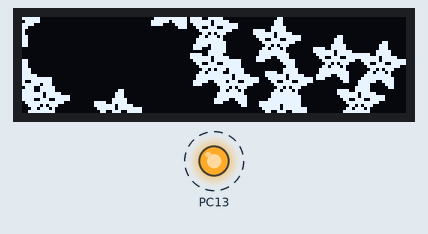
The program below on a simulated STM32 Blue Pill. Parts: 128×32 one-colour display, output pins drawn as LEDs (lit = HIGH). Dashed ring = blinking. The display library's start-up logo is not drawn; random numbers use the default seed unless the program sets one; what the program prints to the serial monitor is not drawn.

Above: at 2.53 s.
At 10.54 s:
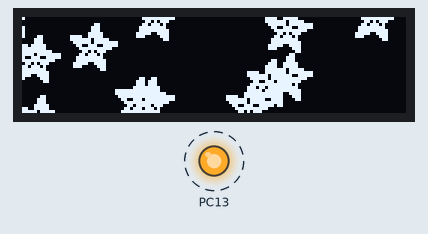
At 18.86 s:
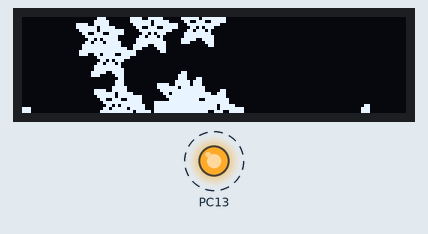
At 36.12 s:
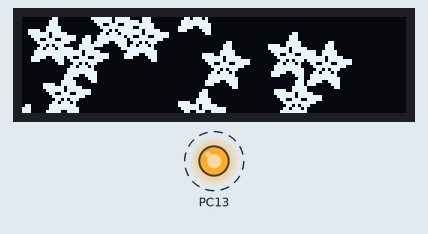
Timing chart, 0 to 40.0 s (numbered marks = the images above):
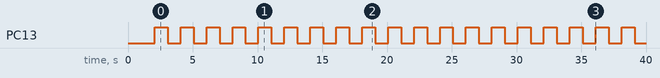

Measured:
- by itself, PC13: alternates HIGH for 1.0 s and LOW for 1.0 s

The program:

main.cpp
```cpp
#include <Arduino.h>
#include <SPI.h>
#include <Wire.h>
#include <Adafruit_GFX.h>
#include <Adafruit_SSD1306.h>

#define OLED_I2C_ADDR 0x3C
#define OLED_WIDTH 128
#define OLED_HEIGHT 32

Adafruit_SSD1306 display(OLED_WIDTH, OLED_HEIGHT, &Wire);

#define NUMFLAKES     15 // Number of snowflakes in the animation example

#define LOGO_HEIGHT   16
#define LOGO_WIDTH    16
static const unsigned char PROGMEM logo_bmp[] =
{ B00000000, B11000000,
  B00000001, B11000000,
  B00000001, B11000000,
  B00000011, B11100000,
  B11110011, B11100000,
  B11111110, B11111000,
  B01111110, B11111111,
  B00110011, B10011111,
  B00011111, B11111100,
  B00001101, B01110000,
  B00011011, B10100000,
  B00111111, B11100000,
  B00111111, B11110000,
  B01111100, B11110000,
  B01110000, B01110000,
  B00000000, B00110000 };

#define XPOS   0 // Indexes into the 'icons' array in function below
#define YPOS   1
#define DELTAY 2

uint32_t prevLED = 0;
bool prevLEDStatus = false;

void testanimate(const uint8_t *bitmap, uint8_t w, uint8_t h)
{
  int8_t f;
  float icons[NUMFLAKES][3];

  // Initialize 'snowflake' positions
  for(f=0; f< NUMFLAKES; f++)
  {
    icons[f][XPOS]   = random(1 - LOGO_WIDTH, display.width());
    icons[f][YPOS]   = -LOGO_HEIGHT;
    icons[f][DELTAY] = random(1, 6);
    Serial.print(F("x: "));
    Serial.print(icons[f][XPOS], DEC);
    Serial.print(F(" y: "));
    Serial.print(icons[f][YPOS], DEC);
    Serial.print(F(" dy: "));
    Serial.println(icons[f][DELTAY], DEC);
  }

  // Loop forever
  for(;;)
  {
    uint32_t m = millis();
    if ((m - prevLED) > 1000)
    {
      prevLED = m;
      prevLEDStatus = !prevLEDStatus;
      digitalWrite(PC13, prevLEDStatus);
    }

    // Clear the display buffer
    display.clearDisplay();

    // Draw each snowflake:
    for(f=0; f< NUMFLAKES; f++)
    {
      display.drawBitmap(icons[f][XPOS], icons[f][YPOS], bitmap, w, h, WHITE);
    }

    display.display();

    // Then update coordinates of each flake...
    for(f=0; f< NUMFLAKES; f++)
    {
      icons[f][YPOS] += icons[f][DELTAY];
      // If snowflake is off the bottom of the screen...
      if (icons[f][YPOS] >= display.height()) {
        // Reinitialize to a random position, just off the top
        icons[f][XPOS]   = random(1 - LOGO_WIDTH, display.width());
        icons[f][YPOS]   = -LOGO_HEIGHT;
        icons[f][DELTAY] = random(100, 600)/50;
      }
    }
  }
}

void setup()
{
  pinMode(PC13, OUTPUT);
  Serial.begin(9600);

  // SSD1306_SWITCHCAPVCC = generate display voltage from 3.3V internally
  if(!display.begin(SSD1306_SWITCHCAPVCC, 0x3C))
  { // Address 0x3D for 128x64
    Serial.println(F("SSD1306 allocation failed"));
    for(;;); // Don't proceed, loop forever
  }

  // Show initial display buffer contents on the screen --
  // the library initializes this with an Adafruit splash screen.
  display.display();
  delay(2000); // Pause for 2 seconds

  // Clear the buffer
  display.clearDisplay();
  display.display();
  testanimate(logo_bmp, LOGO_WIDTH, LOGO_HEIGHT); // Animate bitmaps
}

void loop() {
}
```
